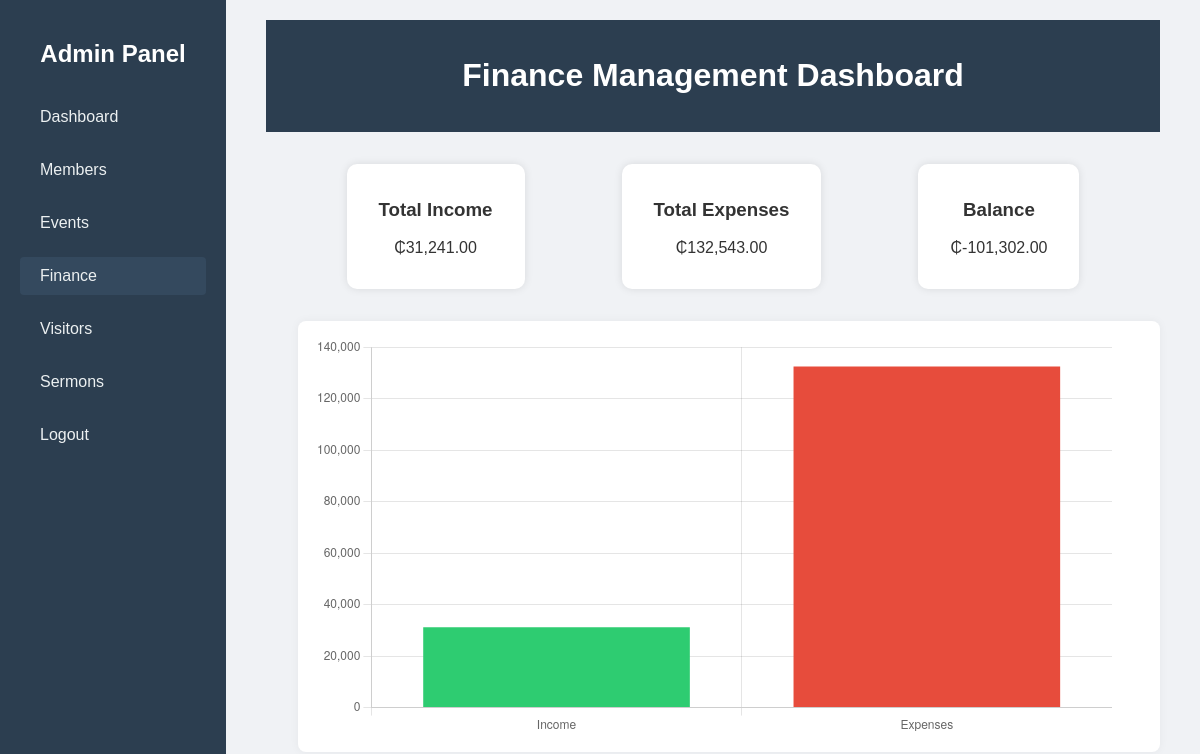
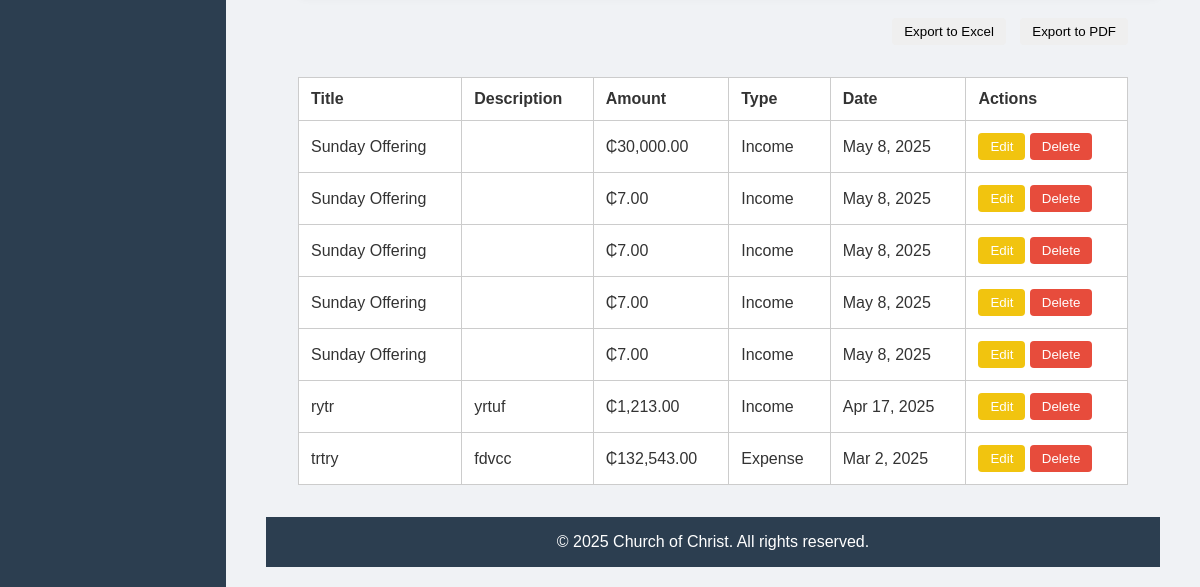
/adfinance.php (signed in), run on an earlier commit of the app's database (2 pictures, top to bottom).
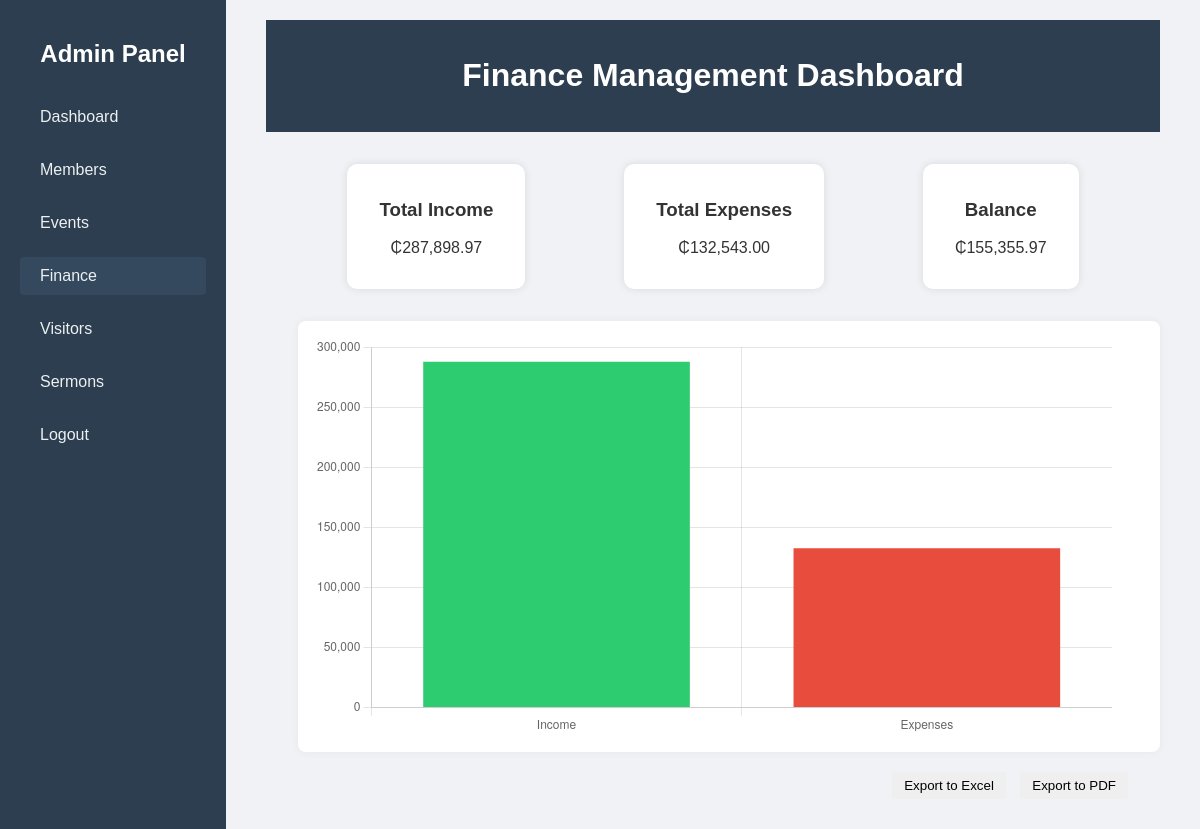
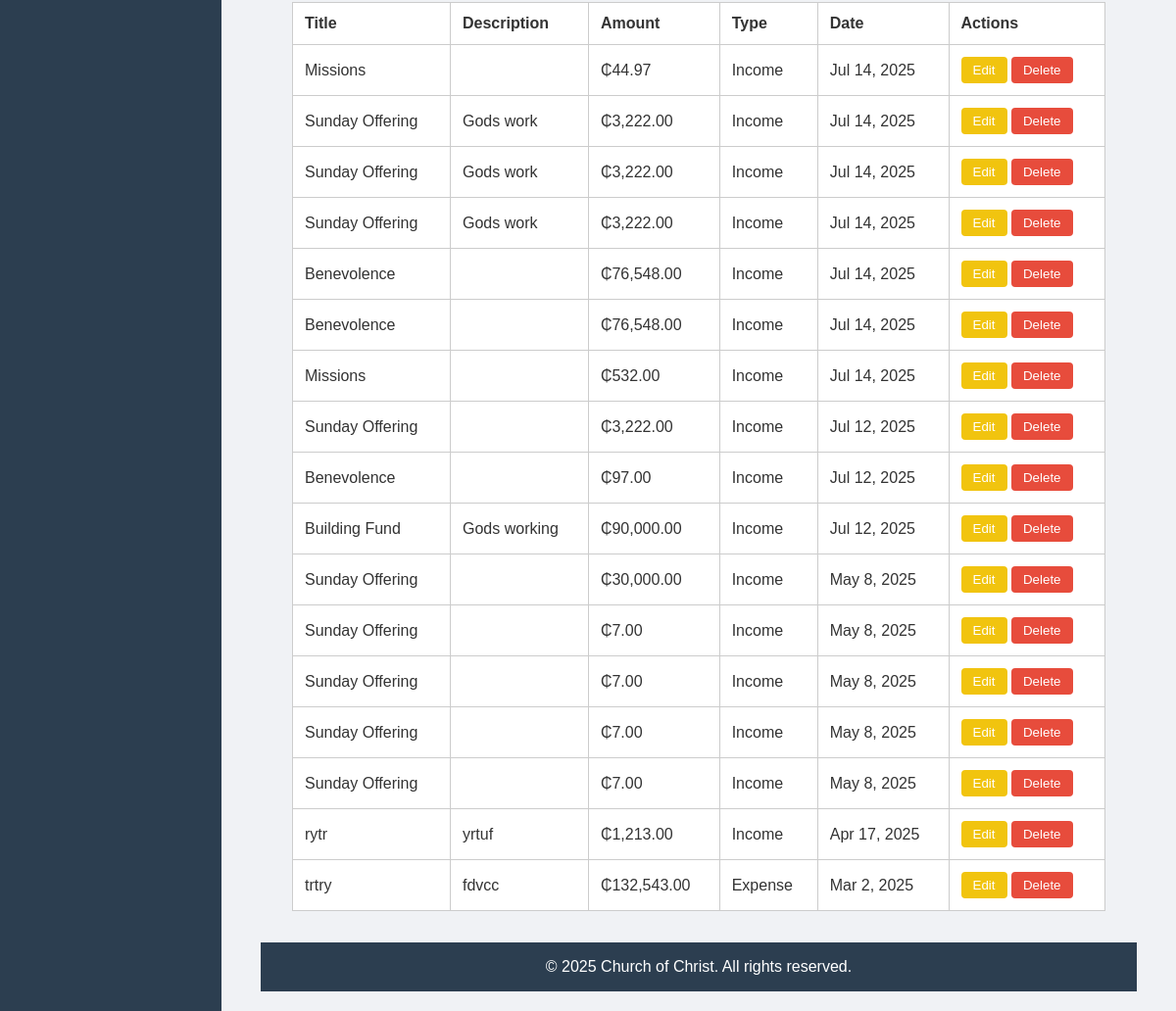
And on a later commit of the database (2 pictures, top to bottom).
### tables this page shows
CREATE TABLE `finances` (
  `id` int(11) NOT NULL,
  `title` varchar(100) NOT NULL,
  `description` text NOT NULL,
  `amount` decimal(10,2) NOT NULL,
  `transaction_type` enum('Income','Expense','','') NOT NULL,
  `transaction_date` date NOT NULL,
  `created_at` timestamp NOT NULL DEFAULT current_timestamp()
);

### adfinance.php (the view, shortened to what this page needs)
<?php
require_once 'config.php';
$finances = [];
$result = $conn->query("SELECT * FROM finances ORDER BY transaction_date DESC");
if ($result->num_rows > 0) {
    while ($row = $result->fetch_assoc()) {
        $finances[] = $row;
    }
}
$income_total = 0;
$expense_total = 0;
$income_result = $conn->query("SELECT SUM(amount) as total FROM finances WHERE transaction_type = 'income'");
if ($income_result) {
    $income_total = $income_result->fetch_assoc()['total'] ?? 0;
}
$expense_result = $conn->query("SELECT SUM(amount) as total FROM finances WHERE transaction_type = 'expense'");
if ($expense_result) {
    $expense_total = $expense_result->fetch_assoc()['total'] ?? 0;
}
$balance = $income_total - $expense_total;
?>
<!DOCTYPE html>
<html lang="en">
<head>
</head>
<body>
    <div class="admin-container">
    <aside class="sidebar">
        <h2 class="logo">Admin Panel</h2>
        <ul class="nav-links">
            <li><a href="addashboard.php"><i class="fas fa-tachometer-alt"></i> Dashboard</a></li>
            <li><a href="members.php"><i class="fas fa-users"></i> Members</a></li>
            <li><a href="adevents.php"><i class="fas fa-calendar-alt"></i> Events</a></li>
            <li class="active"><a href="adfinance.php"><i class="fas fa-hand-holding-usd"></i> Finance</a></li>
            <li><a href="advisitors.php"><i class="fas fa-user-plus"></i> Visitors</a></li>
            <li><a href="sermons.php"><i class="fas fa-bible"></i> Sermons</a></li>
            <li><a href="logout.php"><i class="fas fa-sign-out-alt"></i> Logout</a></li>
        </ul>
    </aside>
    <main class="main-content">
<header>
    <h1>Finance Management Dashboard</h1>
</header>
<main>
    <div class="summary">
        <div>
            <h3>Total Income</h3>
            <p>₵<?php echo number_format($income_total, 2); ?></p>
        </div>
        <div>
            <h3>Total Expenses</h3>
            <p>₵<?php echo number_format($expense_total, 2); ?></p>
        </div>
        <div>
            <h3>Balance</h3>
            <p>₵<?php echo number_format($balance, 2); ?></p>
        </div>
    </div>
    <div class="chart-container">
        <canvas id="financeChart"></canvas>
    </div>
    <div class="export-buttons">
        <button class="btn" onclick="exportToExcel()">Export to Excel</button>
        <button class="btn" onclick="exportToPDF()">Export to PDF</button>
    </div>
    <table>
        <thead>
            <tr>
                <th>Title</th>
                <th>Description</th>
                <th>Amount</th>
                <th>Type</th>
                <th>Date</th>
                <th>Actions</th>
            </tr>
        </thead>
        <tbody>
        <?php foreach ($finances as $finance): ?>
            <tr>
                <td><?php echo htmlspecialchars($finance['title']); ?></td>
                <td><?php echo htmlspecialchars($finance['description']); ?></td>
                <td>₵<?php echo number_format($finance['amount'], 2); ?></td>
                <td><?php echo ucfirst($finance['transaction_type']); ?></td>
                <td><?php echo date('M j, Y', strtotime($finance['transaction_date'])); ?></td>
                <td>
                    <button class="btn edit-btn">Edit</button>
                    <button class="btn delete-btn" onclick="return confirm('Are you sure?')">Delete</button>
                </td>
            </tr>
        <?php endforeach; ?>
        </tbody>
    </table>
</main>
<footer>
    &copy; <?php echo date('Y'); ?> Church of Christ. All rights reserved.
</footer>
<script>
    // Chart Data
    const ctx = document.getElementById('financeChart').getContext('2d');
    new Chart(ctx, {
        type: 'bar',
        data: {
            labels: ['Income', 'Expenses'],
            datasets: [{
                label: 'GHS',
                data: [<?php echo $income_total; ?>, <?php echo $expense_total; ?>],
                backgroundColor: ['#2ecc71', '#e74c3c']
            }]
        },
        options: {
            responsive: true,
            plugins: {
                legend: { display: false }
            },
            scales: {
                y: { beginAtZero: true }
            }
        }
    });
    function exportToExcel() {
        const ws = XLSX.utils.table_to_sheet(document.querySelector('table'));
        const wb = XLSX.utils.book_new();
        XLSX.utils.book_append_sheet(wb, ws, "Finance");
        XLSX.writeFile(wb, "Finance_Report.xlsx");
    }
    function exportToPDF() {
        const { jsPDF } = window.jspdf;
        const doc = new jsPDF();
        doc.text("Finance Report", 10, 10);
        doc.autoTable({ html: 'table', startY: 20 });
        doc.save("Finance_Report.pdf");
    }
</script>
</body>
</html>

### adfinance.php (style rules this page uses)
body { font-family: 'Poppins', sans-serif; margin: 0; background-color: #f0f2f5; color: #333; }
header, footer { background: #2c3e50; color: white; padding: 1em 2em; text-align: center; }
main { padding: 2em; }
h1 { text-align: center; }
.summary { display: flex; justify-content: space-around; margin-bottom: 2em; }
.summary div { background: white; padding: 1em 2em; border-radius: 10px; box-shadow: 0 0 8px rgba(0,0,0,0.1); text-align: center; }
table { width: 100%; border-collapse: collapse; margin-top: 2em; }
th, td { padding: 12px; background: white; border: 1px solid #ccc; text-align: left; }
.btn { padding: 6px 12px; border: none; border-radius: 4px; cursor: pointer; }
.edit-btn { background-color: #f1c40f; color: white; }
.delete-btn { background-color: #e74c3c; color: white; }
.chart-container { width: 100%; margin-top: 2em; background: white; padding: 1em; border-radius: 8px; box-shadow: 0 0 10px rgba(0,0,0,0.05); }
.export-buttons { margin-top: 20px; text-align: right; }
.export-buttons button { margin-left: 10px; }
.admin-container { display: flex; }
.sidebar { width: 250px; background-color: #2c3e50; min-height: 100vh; padding: 20px; color: white; }
.sidebar .logo { font-size: 1.5rem; margin-bottom: 30px; font-weight: bold; text-align: center; }
.nav-links { list-style: none; padding: 0; }
.nav-links li { margin: 15px 0; }
.nav-links a { color: #ecf0f1; text-decoration: none; display: flex; align-items: center; padding: 10px; border-radius: 4px; transition: background 0.3s; }
.nav-links a:hover, .nav-links .active a, .nav-links li.active a { background-color: #34495e; }
.main-content { flex: 1; padding: 20px 40px; }

What changed in the data, as far as the page shows it:
added finances: title "Missions", amount "44.97", transaction_type "Income", transaction_date "Jul 14, 2025"
added finances: title "Sunday Offering", description "Gods work", amount "3,222.00", transaction_type "Income", transaction_date "Jul 14, 2025"
added finances: title "Sunday Offering", description "Gods work", amount "3,222.00", transaction_type "Income", transaction_date "Jul 14, 2025"
added finances: title "Sunday Offering", description "Gods work", amount "3,222.00", transaction_type "Income", transaction_date "Jul 14, 2025"
added finances: title "Benevolence", amount "76,548.00", transaction_type "Income", transaction_date "Jul 14, 2025"
added finances: title "Benevolence", amount "76,548.00", transaction_type "Income", transaction_date "Jul 14, 2025"
added finances: title "Missions", amount "532.00", transaction_type "Income", transaction_date "Jul 14, 2025"
added finances: title "Sunday Offering", amount "3,222.00", transaction_type "Income", transaction_date "Jul 12, 2025"
added finances: title "Benevolence", amount "97.00", transaction_type "Income", transaction_date "Jul 12, 2025"
added finances: title "Building Fund", description "Gods working", amount "90,000.00", transaction_type "Income", transaction_date "Jul 12, 2025"
Also different on the page:
$income_total: "31,241.00" → "287,898.97"
$balance: "-101,302.00" → "155,355.97"
chart data {{ $income_total }}: 31241.00 → 287898.97
